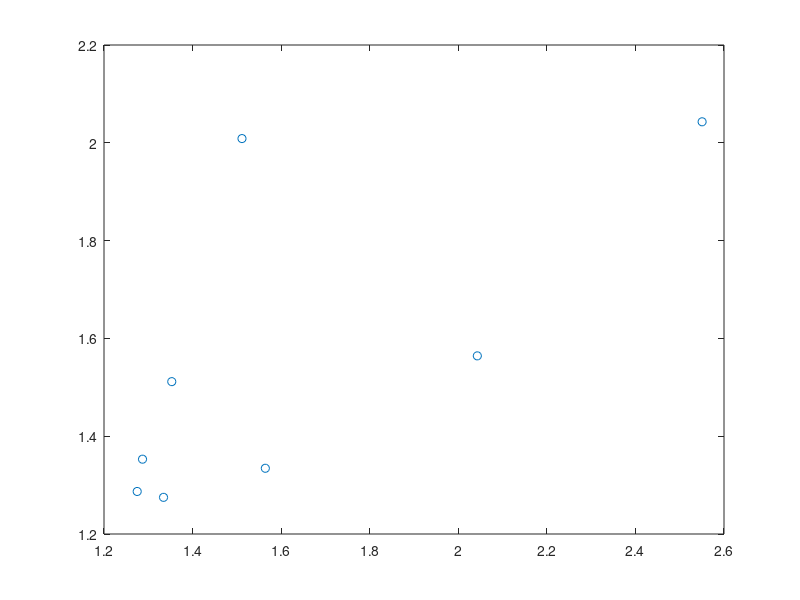

Write the MATLAB code that produced this figure.
clear all
close all

%%
x_k = 0.5;

x_k_ary = [];
for i = 1:10
    x_k = x_k^1;
    x_k_ary = [x_k_ary x_k];
end


x_k_ary = [1 0.6648 0.4404 0.2895 0.1869 0.1155 0.0638 0.025417 0.0032 0.000008 0.0000000000001];

%%
figure(2)
% loglog(x_k_ary(1:end-1),x_k_ary(2:end),'o'); hold on
% loglog(x_k_ary(1:end-1),x_k_ary(1:end-1).^2)
% xlabel("$|x_{k}|$"); ylabel("$|x_{k+1}|$")

%%
x_plot = log(x_k_ary(3:end))./log(x_k_ary(2:end-1));
y_plot = log(x_k_ary(2:end-1))./log(x_k_ary(1:end-2));

plot(x_plot,y_plot,'o'); hold on
% plot(x_plot,x_plot)



